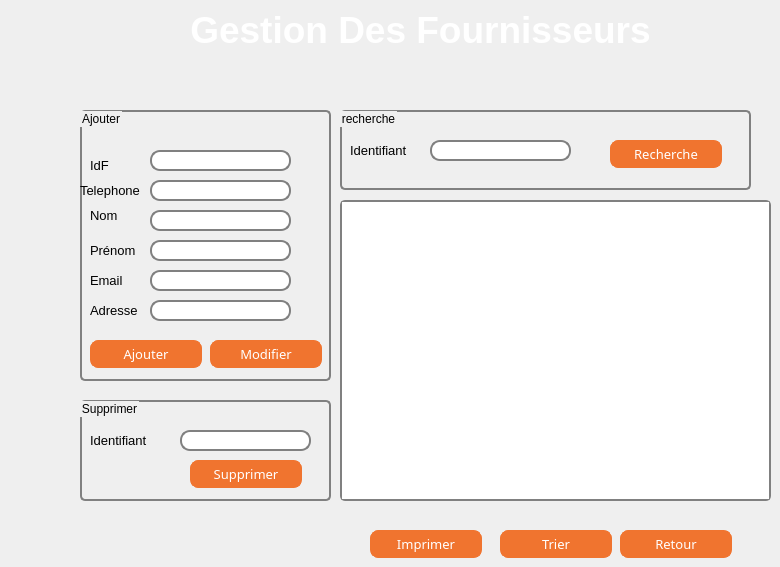
   <widget class="QWidget" name="tab">
    <attribute name="title">
     <string>FOURNISSEURS</string>
    </attribute>
    <widget class="QTableView" name="tabfournisseurs">
     <property name="geometry">
      <rect>
       <x>340</x>
       <y>200</y>
       <width>431</width>
       <height>301</height>
      </rect>
     </property>
     <property name="styleSheet">
      <string notr="true">
QTableView {
     
        font: 1em;

       border: 2px solid gray;
       border-radius: 5px;
}</string>
     </property>
    </widget>
    <widget class="QPushButton" name="trierfournisseurs">
     <property name="geometry">
      <rect>
       <x>500</x>
       <y>530</y>
       <width>112</width>
       <height>28</height>
      </rect>
     </property>
     <property name="font">
      <font>
       <family>Tw Cen MT Condensed Extra Bold</family>
       <pointsize>10</pointsize>
       <weight>50</weight>
       <italic>false</italic>
       <bold>false</bold>
      </font>
     </property>
     <property name="styleSheet">
      <string notr="true">QPushButton {
	font: 10pt &quot;Tw Cen MT Condensed Extra Bold&quot;;

color: white;
background-color: #f0742f; 
border-width: 1px;
border-color: #f0742f;
border-style: solid;
border-radius: 8;
padding: 3px;
padding-left: 5px;
padding-right: 5px;
min-width: 100px;
max-width: 100px;
min-height: 20px;
max-height: 20px;
}

QPushButton:hover
{
color :black;
}</string>
     </property>
     <property name="text">
      <string>Trier</string>
     </property>
    </widget>
    <widget class="QGroupBox" name="groupBox_2">
     <property name="geometry">
      <rect>
       <x>80</x>
       <y>110</y>
       <width>251</width>
       <height>271</height>
      </rect>
     </property>
     <property name="styleSheet">
      <string notr="true"> QGroupBox {
  
     border: 2px solid gray;
     border-radius: 5px;
     margin-top: 1ex; /* leave space at the top for the title */
 }
 QLineEdit {
     border: 2px solid gray;
     border-radius: 10px;
     padding: 0 8px;
 
 }</string>
     </property>
     <property name="title">
      <string>Ajouter</string>
     </property>
     <widget class="QLabel" name="label">
      <property name="geometry">
       <rect>
        <x>10</x>
        <y>40</y>
        <width>111</width>
        <height>31</height>
       </rect>
      </property>
      <property name="text">
       <string>&lt;html&gt;&lt;head/&gt;&lt;body&gt;&lt;p&gt;&lt;span style=&quot; font-size:10pt; color:#000000;&quot;&gt;IdF&lt;/span&gt;&lt;/p&gt;&lt;/body&gt;&lt;/html&gt;</string>
      </property>
     </widget>
     <widget class="QLineEdit" name="le_idf">
      <property name="geometry">
       <rect>
        <x>70</x>
        <y>40</y>
        <width>141</width>
        <height>21</height>
       </rect>
      </property>
     </widget>
     <widget class="QLabel" name="label_2">
      <property name="geometry">
       <rect>
        <x>10</x>
        <y>90</y>
        <width>61</width>
        <height>31</height>
       </rect>
      </property>
      <property name="text">
       <string>&lt;html&gt;&lt;head/&gt;&lt;body&gt;&lt;p&gt;&lt;span style=&quot; font-size:10pt; color:#000000;&quot;&gt;Nom&lt;/span&gt;&lt;/p&gt;&lt;/body&gt;&lt;/html&gt;</string>
      </property>
     </widget>
     <widget class="QLineEdit" name="le_nom">
      <property name="geometry">
       <rect>
        <x>70</x>
        <y>100</y>
        <width>141</width>
        <height>21</height>
       </rect>
      </property>
     </widget>
     <widget class="QLabel" name="label_3">
      <property name="geometry">
       <rect>
        <x>10</x>
        <y>120</y>
        <width>91</width>
        <height>41</height>
       </rect>
      </property>
      <property name="text">
       <string>&lt;html&gt;&lt;head/&gt;&lt;body&gt;&lt;p&gt;&lt;span style=&quot; font-size:10pt; color:#000000;&quot;&gt;Prénom&lt;/span&gt;&lt;/p&gt;&lt;/body&gt;&lt;/html&gt;</string>
      </property>
     </widget>
     <widget class="QLineEdit" name="le_prenom">
      <property name="geometry">
       <rect>
        <x>70</x>
        <y>130</y>
        <width>141</width>
        <height>21</height>
       </rect>
      </property>
     </widget>
     <widget class="QLabel" name="label_6">
      <property name="geometry">
       <rect>
        <x>10</x>
        <y>180</y>
        <width>91</width>
        <height>41</height>
       </rect>
      </property>
      <property name="text">
       <string>&lt;html&gt;&lt;head/&gt;&lt;body&gt;&lt;p&gt;&lt;span style=&quot; font-size:10pt; color:#000000;&quot;&gt;Adresse&lt;/span&gt;&lt;/p&gt;&lt;/body&gt;&lt;/html&gt;</string>
      </property>
     </widget>
     <widget class="QLineEdit" name="le_adresse">
      <property name="geometry">
       <rect>
        <x>70</x>
        <y>190</y>
        <width>141</width>
        <height>21</height>
       </rect>
      </property>
     </widget>
     <widget class="QLabel" name="label_10">
      <property name="geometry">
       <rect>
        <x>10</x>
        <y>150</y>
        <width>91</width>
        <height>41</height>
       </rect>
      </property>
      <property name="text">
       <string>&lt;html&gt;&lt;head/&gt;&lt;body&gt;&lt;p&gt;&lt;span style=&quot; font-size:10pt; color:#000000;&quot;&gt;Email&lt;/span&gt;&lt;/p&gt;&lt;/body&gt;&lt;/html&gt;</string>
      </property>
     </widget>
     <widget class="QLineEdit" name="le_email">
      <property name="geometry">
       <rect>
        <x>70</x>
        <y>160</y>
        <width>141</width>
        <height>21</height>
       </rect>
      </property>
     </widget>
     <widget class="QLabel" name="label_11">
      <property name="geometry">
       <rect>
        <x>0</x>
        <y>60</y>
        <width>91</width>
        <height>41</height>
       </rect>
      </property>
      <property name="text">
       <string>&lt;html&gt;&lt;head/&gt;&lt;body&gt;&lt;p&gt;&lt;span style=&quot; font-size:10pt; color:#000000;&quot;&gt;Telephone&lt;/span&gt;&lt;/p&gt;&lt;/body&gt;&lt;/html&gt;</string>
      </property>
     </widget>
     <widget class="QLineEdit" name="le_tel">
      <property name="geometry">
       <rect>
        <x>70</x>
        <y>70</y>
        <width>141</width>
        <height>21</height>
       </rect>
      </property>
     </widget>
     <widget class="QPushButton" name="fr_modifier">
      <property name="geometry">
       <rect>
        <x>130</x>
        <y>230</y>
        <width>112</width>
        <height>28</height>
       </rect>
      </property>
      <property name="font">
       <font>
        <family>Tw Cen MT Condensed Extra Bold</family>
        <pointsize>10</pointsize>
        <weight>50</weight>
        <italic>false</italic>
        <bold>false</bold>
       </font>
      </property>
      <property name="styleSheet">
       <string notr="true">QPushButton {
	font: 10pt &quot;Tw Cen MT Condensed Extra Bold&quot;;

color: white;
background-color: #f0742f; 
border-width: 1px;
border-color: #f0742f;
border-style: solid;
border-radius: 8;
padding: 3px;
padding-left: 5px;
padding-right: 5px;
min-width: 100px;
max-width: 100px;
min-height: 20px;
max-height: 20px;
}

QPushButton:hover
{
color :black;
}</string>
      </property>
      <property name="text">
       <string>Modifier</string>
      </property>
     </widget>
     <widget class="QPushButton" name="fr_ajouter">
      <property name="geometry">
       <rect>
        <x>10</x>
        <y>230</y>
        <width>112</width>
        <height>28</height>
       </rect>
      </property>
      <property name="font">
       <font>
        <family>Tw Cen MT Condensed Extra Bold</family>
        <pointsize>10</pointsize>
        <weight>50</weight>
        <italic>false</italic>
        <bold>false</bold>
       </font>
      </property>
      <property name="styleSheet">
       <string notr="true">QPushButton {
	font: 10pt &quot;Tw Cen MT Condensed Extra Bold&quot;;

color: white;
background-color: #f0742f; 
border-width: 1px;
border-color: #f0742f;
border-style: solid;
border-radius: 8;
padding: 3px;
padding-left: 5px;
padding-right: 5px;
min-width: 100px;
max-width: 100px;
min-height: 20px;
max-height: 20px;
}

QPushButton:hover
{
color :black;
}</string>
      </property>
      <property name="text">
       <string>Ajouter</string>
      </property>
     </widget>
    </widget>
    <widget class="QGroupBox" name="groupBox_3">
     <property name="geometry">
      <rect>
       <x>80</x>
       <y>400</y>
       <width>251</width>
       <height>101</height>
      </rect>
     </property>
     <property name="styleSheet">
      <string notr="true"> QGroupBox {
  
     border: 2px solid gray;
     border-radius: 5px;
     margin-top: 1ex; /* leave space at the top for the title */
 }</string>
     </property>
     <property name="title">
      <string>Supprimer</string>
     </property>
     <widget class="QLineEdit" name="le_idf_2">
      <property name="geometry">
       <rect>
        <x>100</x>
        <y>30</y>
        <width>131</width>
        <height>21</height>
       </rect>
      </property>
      <property name="styleSheet">
       <string notr="true"> QLineEdit {
     border: 2px solid gray;
     border-radius: 10px;
     padding: 0 8px;
 
 }</string>
      </property>
     </widget>
     <widget class="QLabel" name="label_4">
      <property name="geometry">
       <rect>
        <x>10</x>
        <y>30</y>
        <width>111</width>
        <height>21</height>
       </rect>
      </property>
      <property name="text">
       <string>&lt;html&gt;&lt;head/&gt;&lt;body&gt;&lt;p&gt;&lt;span style=&quot; font-size:10pt; color:#000000;&quot;&gt;Identifiant&lt;/span&gt;&lt;/p&gt;&lt;/body&gt;&lt;/html&gt;</string>
      </property>
     </widget>
     <widget class="QPushButton" name="fr_supprimer">
      <property name="geometry">
       <rect>
        <x>110</x>
        <y>60</y>
        <width>112</width>
        <height>28</height>
       </rect>
      </property>
      <property name="font">
       <font>
        <family>Tw Cen MT Condensed Extra Bold</family>
        <pointsize>10</pointsize>
        <weight>50</weight>
        <italic>false</italic>
        <bold>false</bold>
       </font>
      </property>
      <property name="styleSheet">
       <string notr="true">QPushButton {
	font: 10pt &quot;Tw Cen MT Condensed Extra Bold&quot;;

color: white;
background-color: #f0742f; 
border-width: 1px;
border-color: #f0742f;
border-style: solid;
border-radius: 8;
padding: 3px;
padding-left: 5px;
padding-right: 5px;
min-width: 100px;
max-width: 100px;
min-height: 20px;
max-height: 20px;
}

QPushButton:hover
{
color :black;
}</string>
      </property>
      <property name="text">
       <string>Supprimer</string>
      </property>
     </widget>
    </widget>
    <widget class="QPushButton" name="Imprimer">
     <property name="geometry">
      <rect>
       <x>370</x>
       <y>530</y>
       <width>112</width>
       <height>28</height>
      </rect>
     </property>
     <property name="font">
      <font>
       <family>Tw Cen MT Condensed Extra Bold</family>
       <pointsize>10</pointsize>
       <weight>50</weight>
       <italic>false</italic>
       <bold>false</bold>
      </font>
     </property>
     <property name="styleSheet">
      <string notr="true">QPushButton {
	font: 10pt &quot;Tw Cen MT Condensed Extra Bold&quot;;

color: white;
background-color: #f0742f; 
border-width: 1px;
border-color: #f0742f;
border-style: solid;
border-radius: 8;
padding: 3px;
padding-left: 5px;
padding-right: 5px;
min-width: 100px;
max-width: 100px;
min-height: 20px;
max-height: 20px;
}

QPushButton:hover
{
color :black;
}</string>
     </property>
     <property name="text">
      <string>Imprimer</string>
     </property>
    </widget>
    <widget class="QLabel" name="label_13">
     <property name="geometry">
      <rect>
       <x>170</x>
       <y>0</y>
       <width>501</width>
       <height>61</height>
      </rect>
     </property>
     <property name="text">
      <string>&lt;html&gt;&lt;head/&gt;&lt;body&gt;&lt;p align=&quot;center&quot;&gt;&lt;span style=&quot; font-size:28pt; font-weight:600; color:#ffffff;&quot;&gt;Gestion Des Fournisseurs&lt;/span&gt;&lt;/p&gt;&lt;/body&gt;&lt;/html&gt;</string>
     </property>
    </widget>
    <widget class="QPushButton" name="retour1">
     <property name="geometry">
      <rect>
       <x>620</x>
       <y>530</y>
       <width>112</width>
       <height>28</height>
      </rect>
     </property>
     <property name="font">
      <font>
       <family>Tw Cen MT Condensed Extra Bold</family>
       <pointsize>10</pointsize>
       <weight>50</weight>
       <italic>false</italic>
       <bold>false</bold>
      </font>
     </property>
     <property name="styleSheet">
      <string notr="true">QPushButton {
	font: 10pt &quot;Tw Cen MT Condensed Extra Bold&quot;;

color: white;
background-color: #f0742f; 
border-width: 1px;
border-color: #f0742f;
border-style: solid;
border-radius: 8;
padding: 3px;
padding-left: 5px;
padding-right: 5px;
min-width: 100px;
max-width: 100px;
min-height: 20px;
max-height: 20px;
}

QPushButton:hover
{
color :black;
}</string>
     </property>
     <property name="text">
      <string>Retour</string>
     </property>
    </widget>
    <widget class="QGroupBox" name="groupBox_7">
     <property name="geometry">
      <rect>
       <x>340</x>
       <y>110</y>
       <width>411</width>
       <height>80</height>
      </rect>
     </property>
     <property name="styleSheet">
      <string notr="true"> QGroupBox {
  
     border: 2px solid gray;
     border-radius: 5px;
     margin-top: 1ex; /* leave space at the top for the title */
 }</string>
     </property>
     <property name="title">
      <string>recherche</string>
     </property>
     <widget class="QPushButton" name="fr_recherche">
      <property name="geometry">
       <rect>
        <x>270</x>
        <y>30</y>
        <width>112</width>
        <height>28</height>
       </rect>
      </property>
      <property name="font">
       <font>
        <family>Tw Cen MT Condensed Extra Bold</family>
        <pointsize>10</pointsize>
        <weight>50</weight>
        <italic>false</italic>
        <bold>false</bold>
       </font>
      </property>
      <property name="styleSheet">
       <string notr="true">QPushButton {
	font: 10pt &quot;Tw Cen MT Condensed Extra Bold&quot;;

color: white;
background-color: #f0742f; 
border-width: 1px;
border-color: #f0742f;
border-style: solid;
border-radius: 8;
padding: 3px;
padding-left: 5px;
padding-right: 5px;
min-width: 100px;
max-width: 100px;
min-height: 20px;
max-height: 20px;
}

QPushButton:hover
{
color :black;
}</string>
      </property>
      <property name="text">
       <string>Recherche</string>
      </property>
     </widget>
     <widget class="QLineEdit" name="le_idf_3">
      <property name="geometry">
       <rect>
        <x>90</x>
        <y>30</y>
        <width>141</width>
        <height>21</height>
       </rect>
      </property>
      <property name="styleSheet">
       <string notr="true"> QLineEdit {
     border: 2px solid gray;
     border-radius: 10px;
     padding: 0 8px;
 
 }</string>
      </property>
     </widget>
     <widget class="QLabel" name="label_5">
      <property name="geometry">
       <rect>
        <x>10</x>
        <y>30</y>
        <width>111</width>
        <height>21</height>
       </rect>
      </property>
      <property name="text">
       <string>&lt;html&gt;&lt;head/&gt;&lt;body&gt;&lt;p&gt;&lt;span style=&quot; font-size:10pt; color:#000000;&quot;&gt;Identifiant&lt;/span&gt;&lt;/p&gt;&lt;/body&gt;&lt;/html&gt;</string>
      </property>
     </widget>
    </widget>
   </widget>
